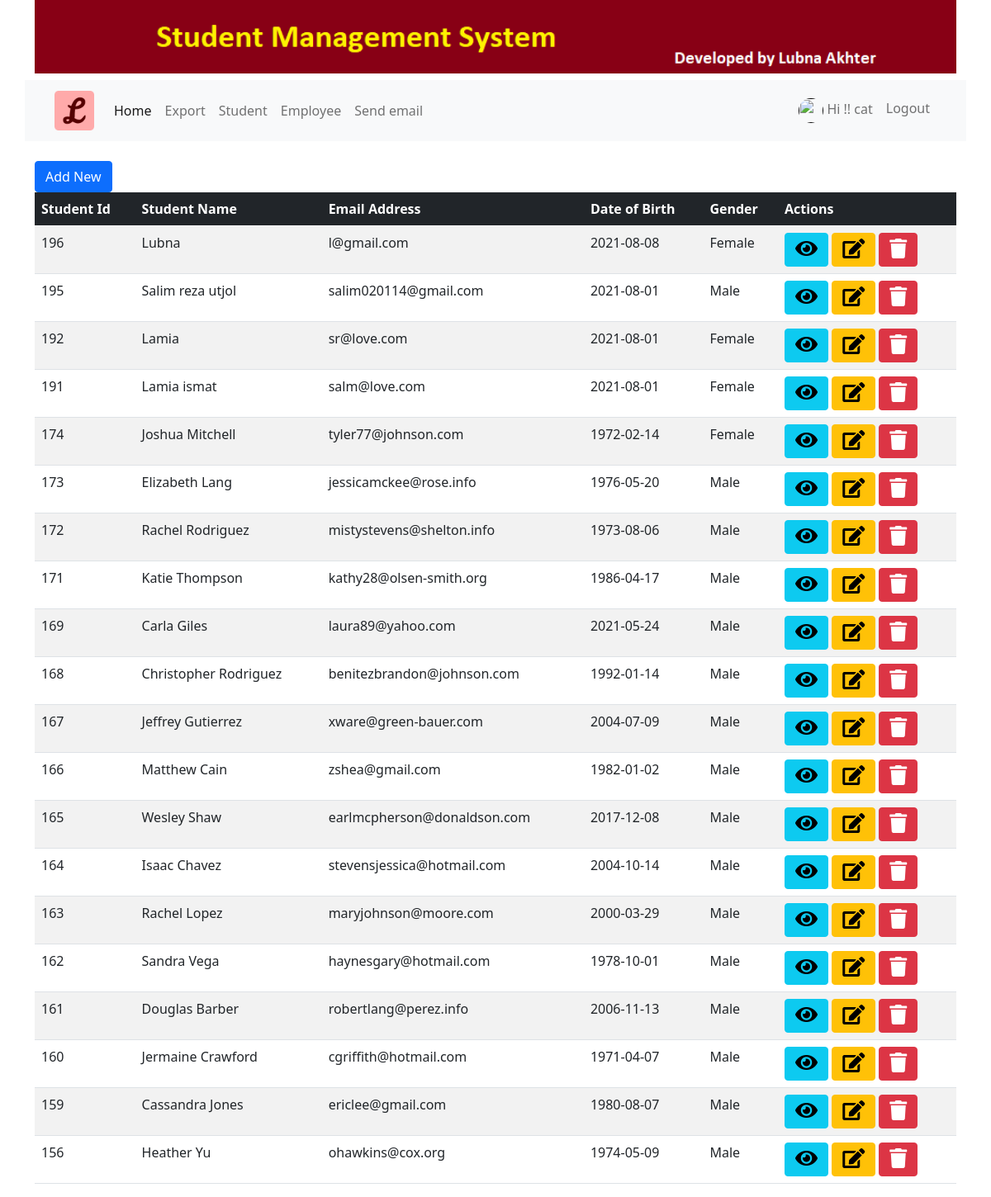
The app's page /std/index/ (signed in) with its own data.
### myapp/models.py (models this page shows, shortened)
class Student(models.Model):
    GENDER_CHOICES = [('Male', 'Male'),('Female', 'Female')]  #[(tuple)], ('Male', 'Male') one for desply one male for value
    id = models.AutoField(primary_key = True)
    name = models.CharField(max_length = 100)
    email = models.EmailField(unique = True, blank = True)
    dob = models.DateField(default = datetime.now, blank = True)
    gender = models.CharField(max_length = 6, choices = GENDER_CHOICES, default = 'Male', )

### myapp/views.py (the view)
# urls.py: path('index/', views.index, name = 'index'),
def index(request):
    std = Student.objects.order_by('-id')
    paginator = Paginator(std, 20)
    page = request.GET.get('page')
    students =  paginator.get_page(page)
    context = {'title': 'List of students', 'students':students}
    return render(request, 'student/index.html',context)

### templates/student/index.html (shortened to what this page needs)
{% extends 'base.html' %}
{% block content %}
        <div>
            <div class="well">
                <a href="{% url 'student:create' %}" class="btn btn-primary">Add New</a>
            </div>
            <table id="myTable" class="table table-striped DataTable">
                <thead>
                    <tr class="table-dark">
                        <th>Student Id</th>
                        <th>Student Name</th>
                        <th>Email Address</th>
                        <th>Date of Birth</th>
                        <th>Gender</th>
                        <th>Actions</th>
                    </tr>
                </thead>
                <tbody>
                    {% for std in students %}
                    <tr>
                        <td>{{ std.id }}</td>
                        <td>{{std.name }}</td>
                        <td>{{ std.email }}</td>
                        <td>{{ std.dob|date:'Y-m-d' }}</td>
                        <td>{{ std.gender }}</td>
                        <td>
                            <a href="{% url 'student:details' std.id %}" class="btn btn-info" title="view"><i class="fa fa-eye" style="font-size:24px"></i></a>
                            <a href="{% url 'student:edit' std.id %}" class="btn btn-warning" title="Edit"><i class='fas fa-edit' style='font-size:24px'></i></a>
                            <a href="{% url 'student:delete' std.id %}" class="btn btn-danger" title="Delete"><i class="fa fa-trash" style="font-size:24px"></i></a>
                        </td>
                    </tr>
                    {% endfor %}
                </tbody>
            </table>
        </div>
{% endblock %}

### templates/nav.html (shortened to what this page needs)
{% load static %}
<header>
  <div class="container">
        <div class="row">
            <nav class="navbar navbar-expand-lg navbar-light bg-light">
                <div class="container-fluid">
                  <a class="navbar-brand" href="{% url 'home' %}"><img src="{% static 'images/xyz.ico'%}" alt=""></a>
                  <div class="collapse navbar-collapse" id="navbarSupportedContent">
                    <ul class="navbar-nav me-auto mb-2 mb-lg-0">
                      <li class="nav-item">
                        <a class="nav-link active" aria-current="page" href="{% url 'home' %}">Home</a>
                      </li>
                      <li class="nav-item">
                        <a class="nav-link" href="{% url 'student:export' %}">Export</a>
                      </li>
                      {% if request.user.is_authenticated %}
                      <li class="nav-item">
                        <a class="nav-link" href="{% url 'student:index' %}">Student</a>
                      </li>
                      <li class="nav-item">
                        <a class="nav-link" href="{% url 'employee:list' %}">Employee</a>
                      </li>
                      <li class="nav-item">
                        <a class="nav-link" href="{% url 'student:email' %}">Send email</a>
                      </li>
                      {% endif %}
                    </ul>
                    <ul class="navbar-nav ml-auto">
                      {% if request.user.is_authenticated %}
                      <li class="nav-item">
                        <a href=""class="nav-link">
                          <img src="{{ request.session.profile_pic }}" class="rounded-circle article-img mr-2" width="30px" height= "30px"alt="">
                          Hi !! {{ request.user.username }}</a>
                      </li>
                      <li class="nav-item">
                        <a href="{% url 'student:logout' %}"class="nav-link">Logout</a>
                      </li>
                      {% endif %}
                    </ul>
                    </div>
                </div>
              </nav>
        </div>
    </div>
</header>
<br>

### records on screen
Student: id "196", name "Lubna", email "l@gmail.com", dob "2021-08-08", gender "Female"
Student: id "195", name "Salim reza utjol", email "salim020114@gmail.com", dob "2021-08-01", gender "Male"
Student: id "192", name "Lamia", email "sr@love.com", dob "2021-08-01", gender "Female"
Student: id "191", name "Lamia ismat", email "salm@love.com", dob "2021-08-01", gender "Female"
Student: id "174", name "Joshua Mitchell", email "tyler77@johnson.com", dob "1972-02-14", gender "Female"
Student: id "173", name "Elizabeth Lang", email "jessicamckee@rose.info", dob "1976-05-20", gender "Male"
Student: id "172", name "Rachel Rodriguez", email "mistystevens@shelton.info", dob "1973-08-06", gender "Male"
Student: id "171", name "Katie Thompson", email "kathy28@olsen-smith.org", dob "1986-04-17", gender "Male"
Student: id "169", name "Carla Giles", email "laura89@yahoo.com", dob "2021-05-24", gender "Male"
Student: id "168", name "Christopher Rodriguez", email "benitezbrandon@johnson.com", dob "1992-01-14", gender "Male"
Student: id "167", name "Jeffrey Gutierrez", email "xware@green-bauer.com", dob "2004-07-09", gender "Male"
Student: id "166", name "Matthew Cain", email "zshea@gmail.com", dob "1982-01-02", gender "Male"
Student: id "165", name "Wesley Shaw", email "earlmcpherson@donaldson.com", dob "2017-12-08", gender "Male"
Student: id "164", name "Isaac Chavez", email "stevensjessica@hotmail.com", dob "2004-10-14", gender "Male"
Student: id "163", name "Rachel Lopez", email "maryjohnson@moore.com", dob "2000-03-29", gender "Male"
Student: id "162", name "Sandra Vega", email "haynesgary@hotmail.com", dob "1978-10-01", gender "Male"
Student: id "161", name "Douglas Barber", email "robertlang@perez.info", dob "2006-11-13", gender "Male"
Student: id "160", name "Jermaine Crawford", email "cgriffith@hotmail.com", dob "1971-04-07", gender "Male"
Student: id "159", name "Cassandra Jones", email "ericlee@gmail.com", dob "1980-08-07", gender "Male"
Student: id "156", name "Heather Yu", email "ohawkins@cox.org", dob "1974-05-09", gender "Male"

### other values on screen
{{ request.user.username }} "cat"
